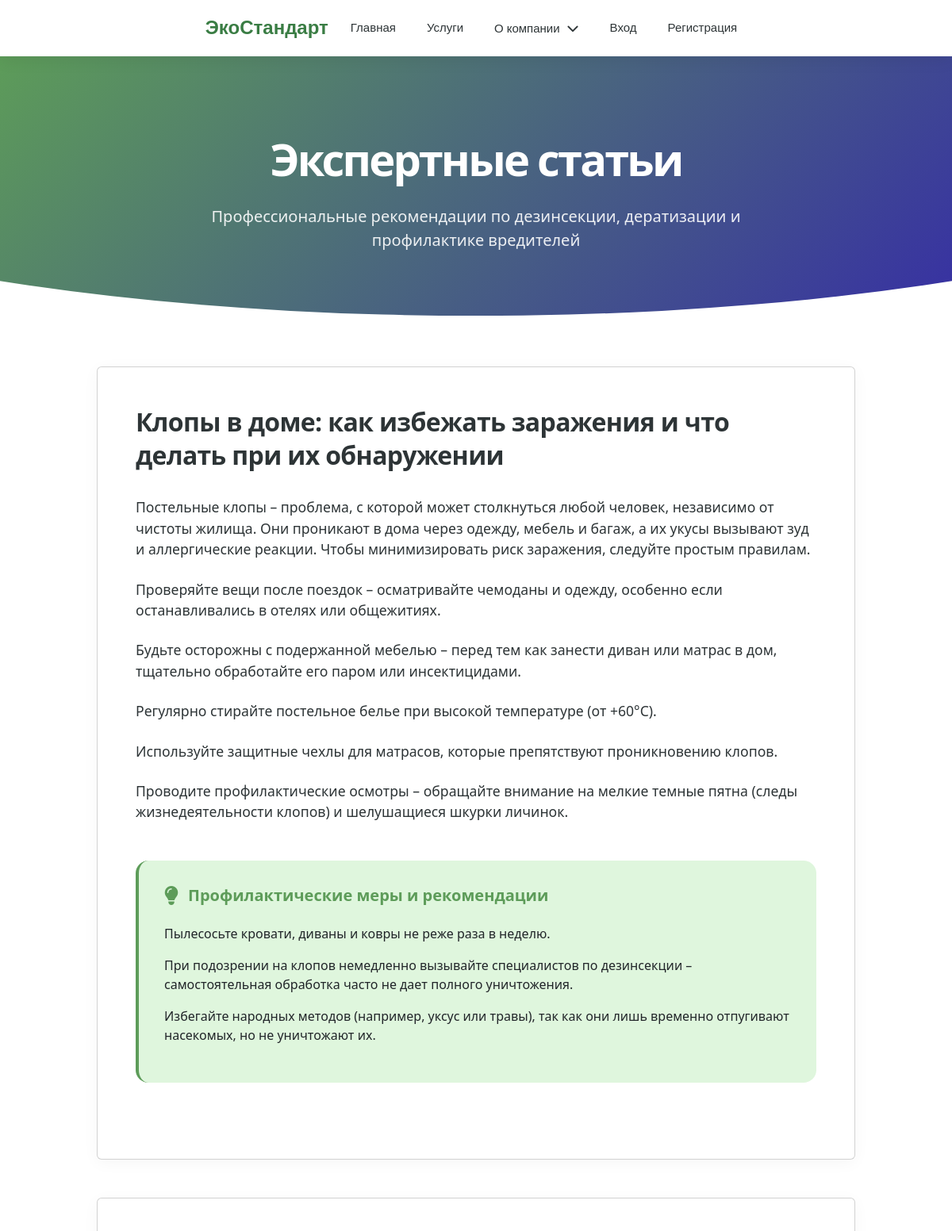
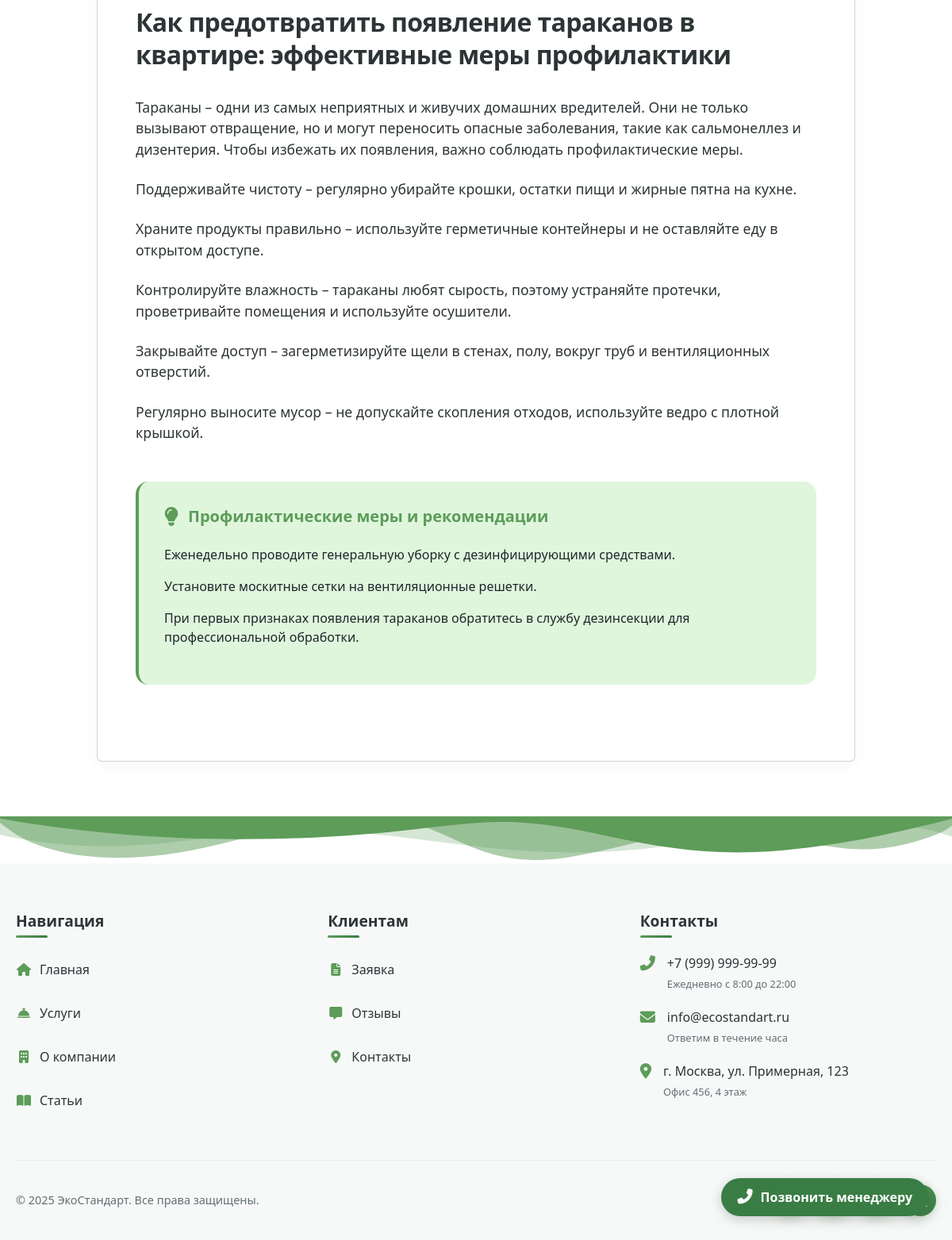
/accounts/articles/, run on the app's committed database (2 pictures, top to bottom).
### accounts/models.py (models this page shows, shortened)
class Article(models.Model):
    title = models.CharField(max_length=255, verbose_name="Заголовок")
    content = models.TextField(verbose_name="Содержание")
    recommendations = models.TextField(verbose_name="Рекомендации по профилактике и санитарии")
    created_at = models.DateTimeField(auto_now_add=True, verbose_name="Дата создания")
    updated_at = models.DateTimeField(auto_now=True, verbose_name="Дата обновления")

### accounts/views.py (the view)
# urls.py: path('articles/', views.articles, name='articles'),
def articles(request):
    articles = Article.objects.order_by('-created_at')
    return render(request, 'accounts/articles.html', {'articles': articles})

### templates/accounts/articles.html (shortened to what this page needs)
{% load static %}
<!DOCTYPE html>
<html lang="ru">
<head>
    <link href="https://cdn.jsdelivr.net/npm/bootstrap@5.3.2/dist/css/bootstrap.min.css" rel="stylesheet">
    <link href="https://cdnjs.cloudflare.com/ajax/libs/font-awesome/6.4.0/css/all.min.css" rel="stylesheet">
</head>
<body>
    {% include 'includes/navbar.html' %}
    <section class="hero-section text-center">
        <div class="container-xxl">
            <h1 class="hero-title">Экспертные статьи</h1>
            <p class="hero-subtitle">Профессиональные рекомендации по дезинсекции, дератизации и профилактике вредителей</p>
        </div>
    </section>
    <main class="container-xxl px-4">
        <div class="row justify-content-center">
            <div class="col-xl-10">
                {% if articles %}
                    <div class="articles-list">
                        {% for article in articles %}
                            <article class="article-card card">
                                <div class="card-body">
                                    <h2 class="article-title">{{ article.title }}</h2>
                                    <div class="article-content">
                                        {{ article.content|linebreaks }}
                                    </div>
                                    <div class="recommendations-box">
                                        <h3 class="recommendations-title">
                                            <i class="fas fa-lightbulb"></i>
                                            Профилактические меры и рекомендации
                                        </h3>
                                        <div class="article-recommendations">
                                            {{ article.recommendations|linebreaks }}
                                        </div>
                                    </div>
                                </div>
                            </article>
                        {% endfor %}
                    </div>
                {% else %}
                    <div class="no-articles">
                        <i class="far fa-newspaper"></i>
                        <h3>Статьи в процессе подготовки</h3>
                        <p class="text-muted">Наши эксперты готовят для вас полезные материалы</p>
                    </div>
                {% endif %}
            </div>
        </div>
    </main>
    {% include 'includes/call_manager_button.html' %}
    {% include 'includes/footer.html' %}
</body>
</html>

### templates/accounts/articles.html (style rules this page uses)
:root { --primary: #4F46E5; --primary-light: #EEF2FF; --dark: #111827; --gray: #6B7280; --light-gray: #F9FAFB; --border-radius: 16px; }
body { font-family: 'Inter', sans-serif; color: var(--dark); line-height: 1.8; background-color: var(--light-gray); }
.container-xxl { max-width: 1440px; }
.hero-section { background: linear-gradient(135deg, var(--primary) 0%, #3730A3 100%); color: white; padding: 6rem 0 5rem; margin-bottom: 4rem; clip-path: ellipse(100% 100% at 50% 0%); }
.hero-title { font-size: 3.5rem; font-weight: 800; letter-spacing: -0.05em; margin-bottom: 1.5rem; }
.hero-subtitle { font-size: 1.25rem; opacity: 0.9; max-width: 700px; margin: 0 auto; }
.article-card { border: none; border-radius: var(--border-radius); overflow: hidden; transition: all 0.3s cubic-bezier(0.25, 0.8, 0.25, 1); margin-bottom: 3rem; background: white; box-shadow: 0 4px 20px rgba(0,0,0,0.04); }
.article-card .card-body { padding: 3rem; }
.article-title { font-weight: 700; color: var(--dark); margin-bottom: 2rem; font-size: 2rem; line-height: 1.3; letter-spacing: -0.02em; }
.article-content { font-size: 1.1rem; color: var(--dark); margin-bottom: 2rem; }
.article-content p { margin-bottom: 1.5rem; }
.recommendations-box { background-color: var(--primary-light); border-radius: var(--border-radius); padding: 2rem; margin: 3rem 0; border-left: 4px solid var(--primary); }
.recommendations-title { font-weight: 600; color: var(--primary); margin-bottom: 1.5rem; font-size: 1.25rem; display: flex; align-items: center; }
.recommendations-title i { margin-right: 12px; font-size: 1.5rem; }

### templates/includes/navbar.html (style rules this page uses)
:root { --primary: #5D9C59; --primary-light: #DFF6DD; --primary-dark: #3A7D44; --primary-gradient: linear-gradient(135deg, #5D9C59 0%, #3A7D44 100%); --accent: #FFD166; --accent-gradient: linear-gradient(135deg, #FFD166 0%, #F9A825 100%); --danger: #EF476F; --danger-gradient: linear-gradient(135deg, #EF476F 0%, #D63031 100%); --dark: #2D3436; --light: #F7F9F9; --glass-bg: rgba(255, 255, 255, 0.85); --glass-border: rgba(255, 255, 255, 0.2); --shadow-sm: 0 2px 8px rgba(0, 0, 0, 0.05); --shadow-md: 0 4px 20px rgba(0, 0, 0, 0.08); --shadow-lg: 0 8px 30px rgba(0, 0, 0, 0.12); --shadow-xl: 0 15px 50px rgba(0, 0, 0, 0.15); --blur: blur(12px); }
* { box-sizing: border-box; margin: 0; padding: 0; }

### data on the page
Article: title "Клопы в доме: как избежать заражения и что делать при их обнаружении", content "Постельные клопы – проблема, с которой может столкнуться любой человек, независимо от чистоты жилища. Они проникают в дома через одежду, мебель и багаж, а их укусы вызывают зуд и аллергические реакции. Чтобы минимизировать риск заражения, следуйте простым правилам. Проверяйте вещи после поездок – осматривайте чемоданы и одежду, особенно если останавливались в отелях или общежитиях. Будьте осторожны с подержанной мебелью – перед тем как занести диван или матрас в дом, тщательно обработайте его паром или инсектицидами. Регулярно стирайте постельное белье при высокой температуре (от +60°C). Используйте защитные чехлы для матрасов, которые препятствуют проникновению клопов. Проводите…", recommendations "Пылесосьте кровати, диваны и ковры не реже раза в неделю. При подозрении на клопов немедленно вызывайте специалистов по дезинсекции – самостоятельная обработка часто не дает полного уничтожения. Избегайте народных методов (например, уксус или травы), так как они лишь временно отпугивают насекомых, но не уничтожают их."
Article: title "Как предотвратить появление тараканов в квартире: эффективные меры профилактики", content "Тараканы – одни из самых неприятных и живучих домашних вредителей. Они не только вызывают отвращение, но и могут переносить опасные заболевания, такие как сальмонеллез и дизентерия. Чтобы избежать их появления, важно соблюдать профилактические меры. Поддерживайте чистоту – регулярно убирайте крошки, остатки пищи и жирные пятна на кухне. Храните продукты правильно – используйте герметичные контейнеры и не оставляйте еду в открытом доступе. Контролируйте влажность – тараканы любят сырость, поэтому устраняйте протечки, проветривайте помещения и используйте осушители. Закрывайте доступ – загерметизируйте щели в стенах, полу, вокруг труб и вентиляционных отверстий. Регулярно выносите мусор – не…", recommendations "Еженедельно проводите генеральную уборку с дезинфицирующими средствами. Установите москитные сетки на вентиляционные решетки. При первых признаках появления тараканов обратитесь в службу дезинсекции для профессиональной обработки."
